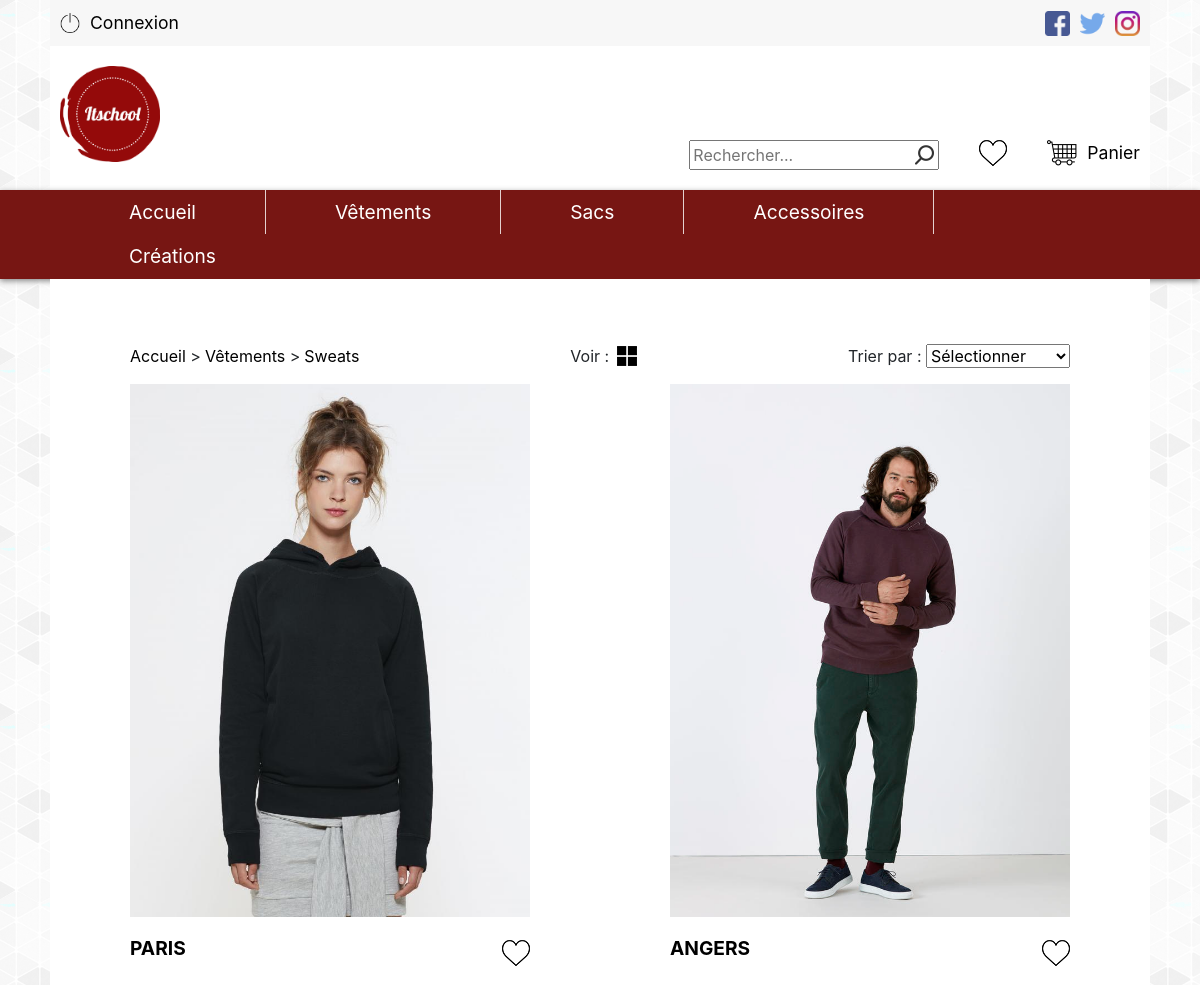
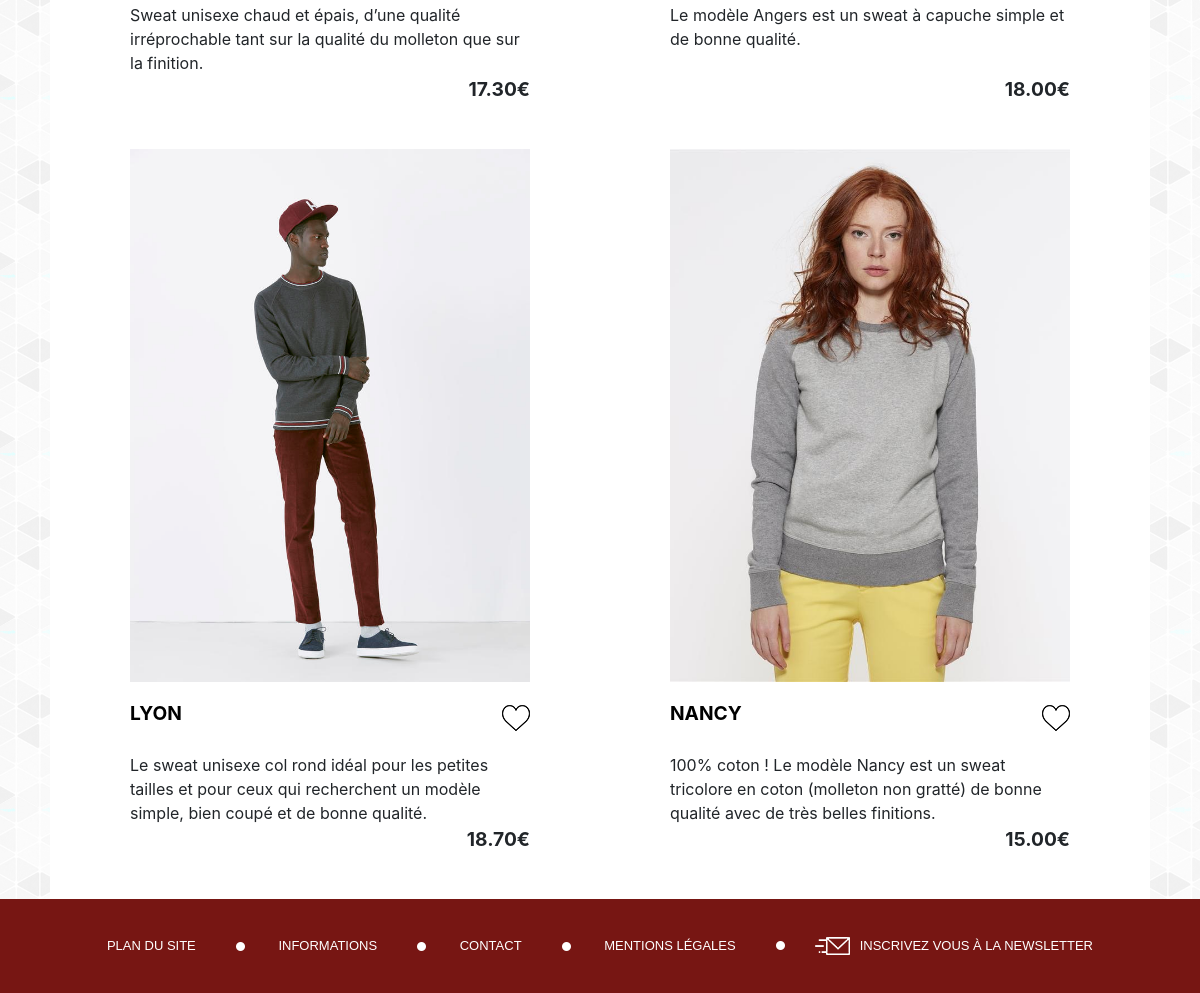
The page /listing.php on the database its author committed (2 pictures, top to bottom).
### tables this page shows
CREATE TABLE `produit` (
  `idProduit` int(25) NOT NULL,
  `nomProduit` varchar(25) NOT NULL,
  `descriptionProduit` varchar(300) NOT NULL,
  `caracteristiquesProduit` varchar(300) NOT NULL,
  `prixProduit` decimal(10,2) NOT NULL,
  `idCategorie` int(25) NOT NULL
);

CREATE TABLE `image` (
  `idImage` int(25) NOT NULL,
  `nomImage` varchar(30) NOT NULL,
  `idProduit` int(25) NOT NULL
);

### listing.php (the view, shortened to what this page needs)
<!doctype html>
<html>
	<head>
		<link rel="stylesheet" href="vendors/bootstrap/css/bootstrap.min.css">
		<link rel="stylesheet" href="css/homepage.css">
		<link rel="stylesheet" href="css/style.css">
		<link rel="stylesheet" href="css/eva.css">
		<link rel="stylesheet" href="css/listing.css">
	</head>
	<body>
		<?php
			include('parts/header.php');
		?>
		<?php
			$hostname = "localhost";
			$dbname = "itschool";
			$username = "laurab";
			$userpass = "mds";
			$connexionStr = "mysql:host=$hostname;dbname=$dbname;charset=utf8";
			try {
				$connexion = new PDO($connexionStr, $username, $userpass);
				$connexion -> setAttribute(PDO::ATTR_ERRMODE, PDO::ERRMODE_EXCEPTION);
				$connexion -> setAttribute(PDO::MYSQL_ATTR_INIT_COMMAND, "SET NAMES 'UTF8'");
				$connexion -> setAttribute(PDO::ATTR_DEFAULT_FETCH_MODE, PDO::FETCH_OBJ);
				$sweat = 2;
				$query = "SELECT * FROM produit WHERE idCategorie=:id";
				$statementProduit = $connexion->prepare($query);
				$statementProduit -> bindValue(':id', $sweat);
				$statementProduit -> execute();
			?>
		<div class="content">
 			<div class="block-content-listing">
 				<div class="inner">
 					<div class="top">
						<div class="location">
							<ul>
								<li>
									<a href="homepage.php">Accueil </a> >
								</li>
								<li>
									<a href="#">Vêtements</a> >
								</li>
								<li>
									<a href="#">Sweats</a>
								</li>
							</ul>
						</div>
						<div class="display">
							<span>Voir :</span>
							<img src="images/icones/display.png" alt="display">
						</div>
						<div class="sort-by">
							<form>
								<label>Trier par : </label>
								<select name="sort">
									<option>Sélectionner
									<option>Nouveauté
								</select>
							</form>
						</div>
					</div>
					<div class="products">
					<?php
						$i = 0;
						while ($produit = $statementProduit -> fetch()) {
							$i++;
							echo "<div class='product".$i."'>";
					?>
							<div class="img-product">
								<a href="detail.php">
									<?php
										$query ="SELECT * FROM image WHERE idProduit=:id LIMIT 0,1";
										$statementImage = $connexion->prepare($query);
										$statementImage -> bindValue(':id', $i);
										$statementImage -> execute();
										$image = $statementImage -> fetch ();
										echo "<img alt='image1' src='images/".$image-> nomImage."'>";
									?>
								</a>
							</div>
							<div class="first-line">
								<a href="detail.php">
								<?php
									echo "<h2>".$produit -> nomProduit."</h2>";
								?>
								</a>
								<div class="hearts">
									<img src="images/icones/like.png" alt="heart">
								</div>
							</div>
							<div class="description">
								<?php
									echo "<p>".$produit -> descriptionProduit."</p>";
								?>
							</div>
							<div class="price">
								<?php
									echo "<h2>".$produit -> prixProduit."€</h2>";
								?>
							</div>
						</div>
						<?php } ?>
					</div>
				</div>
			</div>
		</div>
		<?php
			} catch(Exception $e) {
				echo '<p>Erreur n° : '.$e->getCode().' : '. $e->getMessage().'</p>';
				echo '<p>Dans : '.$e->getFile().' ('.$e->getLine().') </p>';
				echo "<pre>";
				var_dump($e->getTrace());
				echo "</pre>";
			}
		?>
		<?php
			include('parts/footer.php');
		?>
	</body>
</html>

### parts/header.php (shortened to what this page needs)
<head>
	<link rel="stylesheet" href="vendors/bootstrap/css/bootstrap.min.css">
	<link rel="stylesheet" href="css/eva.css">
</head>
<div class="page">
	<div class="header">
		<header class="block-header">
			<div class="inner">
				<div class="topbar">
					<div class="connexion">
						<a href="connexion.php">
							<img class="power-icon" src="images/icones/power.png" alt="power">
							<p>Connexion</p>
						</a>
					</div>
					<div class="socialmedia">
						<ul>
							<li>
								<a href="https://www.facebook.com">
									<img class="facebook" src="images/icones/facebook.png" width="40px" alt="facebook">
								</a>
							</li>
							<li>
								<a href="https://twitter.com/?lang=fr">
									<img class="twitter" src="images/icones/twitter.png" width="40px" alt="twitter">
								</a>
							</li>
							<li>
								<a href="https://www.instagram.com">
									<img class="instagram" src="images/icones/instagram.png" width="40px" alt="instagram">
								</a>
							</li>
						</ul>
					</div>
				</div>
				<div class="logobar">
					<h1 class="logoitschool">
						<a href="homepage.php">
							<img class="logo" src="images/Logo.png" alt="logo">
						</a>
					</h1>
					<div class="right">
						<div class="searchbar">
							<img class="search" src="images/icones/search.png" alt="search">
							<form class="research">
								<input type="text" placeholder="Rechercher...">
							</form>
						</div>
						<div class="wishlist">
							<a href="wishlist.php">
								<img class="heart" src="images/icones/like.png" alt="heart">
							</a>
						</div>
						<div class="cart">
							<a href="panier.php">
								<img class="cart-icon" src="images/icones/cart.png" alt="cart">
								<p>Panier</p>
							</a>
						</div>
					</div>
				</div>
			</div>
		</header>
	</div>
	<nav class="block-nav">
		<div class="inner">
			<ul class="nav group">
			  <li class="nav-item">
				<a class="nav-link" href="homepage.php">Accueil</a>
			  </li>
			  <li class="nav-item">
				<a class="nav-link" href="#">Vêtements</a>
			  </li>
			  <li class="nav-item">
				<a class="nav-link" href="#">Sacs</a>
			  </li>
			  <li class="nav-item">
				<a class="nav-link" href="#">Accessoires</a>
			  </li>
			  <li class="nav-item">
				<a class="nav-link" href="#">Créations</a>
			  </li>
			</ul>
		</div>
	</nav>
</div>

### parts/footer.php (shortened to what this page needs)
<footer class="block-footer">
	<div class="inner">
		<ul>
			<li><a href="#"> Plan du site </a></li>
			<li><img src="images/icones/Sans titre - 1.png" alt="Puce" /><a href="#"> Informations </a></li>
  			<li><img src="images/icones/Sans titre - 1.png" alt="Puce" /><a href="#"> Contact </a></li>
  			<li><img src="images/icones/Sans titre - 1.png" alt="Puce" /><a href="#"> Mentions légales</a></li>
  			<li><img src="images/icones/Sans titre - 1.png" alt="Puce" /><a href="#" id="msgpopup"><img src="images/icones/send.png" alt="Send" /> <p>Inscrivez vous à la newsletter</p></a></li>
		</ul>
	</div>
</footer>

### css/style.css (style rules this page uses)
body { margin: 0; padding: 0; }
ul { margin: 0; padding: 0; }
.block-footer { color: white; font-family: Arial, sans-serif; font-size: 13px; text-transform: uppercase; background-color: #771613; width: 100%; }
.block-footer .inner { margin: 0 auto; width: 1100px; }
.block-footer ul { list-style: none; display: flex; padding: 37px; justify-content: space-around; align-items: center; margin-bottom: 0; }
.block-footer li:last-child { display: flex; align-items: center; }
.block-footer li > a { text-decoration: none; color: white; }
.block-footer li:last-child a { display: flex; align-items: center; }
.block-footer li > img { margin-right: 30px; margin-left: 0.1px; }
.block-footer li > a > img { margin-right: 10px; }

### css/eva.css (style rules this page uses)
p { margin: 0; }
body { background: url(../images/gplaypattern.png); }
.block-header .inner, .block-nav .inner { width: 1100px; margin: 0 auto; }
.block-header .inner { background-color: white; }
.block-header .topbar { background-color: #f7f7f7; display: flex; justify-content: space-between; align-items: center; padding: 10px; }
.block-header .topbar .connexion a { display: flex; align-items: center; color: black; }
.block-header .topbar .connexion img { width: 20px; height: 20px; margin-right: 10px; }
.block-header .topbar .connexion p { font-size: 1.1rem; }
.block-header .topbar .socialmedia { display: flex; align-items: center; justify-content: center; }
.block-header .topbar .socialmedia ul { list-style: none; display: flex; justify-content: center; align-items: center; margin: 0; }
.block-header .topbar .socialmedia li img { width: 25px; }
.block-header .topbar .socialmedia li:not(:last-of-type) img { margin-right: 10px; }
.block-header .logobar { display: flex; justify-content: space-between; align-items: flex-end; padding: 0 10px 20px; }
.block-header .inner .logobar .logoitschool img { width: 100px; margin: 20px 20px 0px 0px; }
.block-header .logobar .right { display: flex; justify-content: space-between; }
.block-header .logobar .searchbar { display: flex; align-items: center; }
.block-header .logobar form { margin: 0 40px 0 0; }
.block-header .logobar form input { width: 250px; }
.block-header .logobar .searchbar img { position: absolute; z-index: 1; margin: 0 0 0 226px; }
.block-header .logobar .cart a { display: flex; align-items: center; margin-left: 40px; color: black; }
.block-header .logobar .cart img { margin-right: 10px; }
.block-header .logobar .cart p { font-size: 1.1rem; }
.block-nav { background: #771613; box-shadow: 0px 2px 6px #888; }
.block-nav .nav { padding: 0 10px; }
.block-nav .nav-link { margin: 0 69px; }
.block-nav a { color: white; font-size: 1.2em; padding: 0.5rem 0px; }
.block-nav .nav li:not(:last-of-type) { border-right: 0.5px solid rgba(255,255,255,0.80); }
.block-nav .nav-item { position: relative; }

### css/listing.css (style rules this page uses)
.block-content-listing .inner { width: 1100px; margin: 0 auto; background-color: white; padding: 0 80px; }
.block-content-listing .top { display: flex; justify-content: space-between; align-items: baseline; padding-top: 65px; }
.block-content-listing .location ul { display: flex; list-style: none; }
.block-content-listing .location a { color: black; text-decoration: none; }
.block-content-listing .location li:not(:first-of-type) { padding-left: 4px; }
.block-content-listing .display { display: flex; align-items: center; justify-content: space-between; }
.block-content-listing .display img { height: 20px; padding-left: 8px; }
.block-content-listing .products { display: flex; justify-content: space-between; flex-wrap: wrap; }
.block-content-listing .products .product1, .block-content-listing .products .product2, .block-content-listing .products .product3, .block-content-listing .products .product4 { width: 400px; height: 750px; }
.block-content-listing .products .img-product img { width: 400px; }
.block-content-listing .first-line { display: flex; justify-content: space-between; align-items: center; padding: 20px 0; }
.block-content-listing .first-line a { color: black; text-decoration: none }
.block-content-listing .first-line .hearts { display: flex; justify-content: center; align-items: center; }
.block-content-listing .products h2 { font-size: 1.2em; font-weight: bold; }
.block-content-listing .first-line h2 { text-transform: uppercase; }
.block-content-listing .products .description { height: 75px; }
.block-content-listing .price h2 { text-align: right; }

### rows shown on the page
produit: image.nomImage (picture), nomProduit "PARIS", descriptionProduit "Sweat unisexe chaud et épais, d’une qualité irréprochable tant sur la qualité du molleton que sur la finition.", prixProduit "17.30"
produit: image.nomImage (picture), nomProduit "ANGERS", descriptionProduit "Le modèle Angers est un sweat à capuche simple et de bonne qualité.", prixProduit "18.00"
produit: image.nomImage (picture), nomProduit "LYON", descriptionProduit "Le sweat unisexe col rond idéal pour les petites tailles et pour ceux qui recherchent un modèle simple, bien coupé et de bonne qualité.", prixProduit "18.70"
produit: image.nomImage (picture), nomProduit "NANCY", descriptionProduit "100% coton ! Le modèle Nancy est un sweat tricolore en coton (molleton non gratté) de bonne qualité avec de très belles finitions.", prixProduit "15.00"
